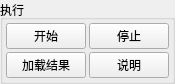
<?xml version="1.0" encoding="UTF-8"?>
<ui version="4.0">
 <class>Form</class>
 <widget class="QWidget" name="Form">
  <property name="geometry">
   <rect>
    <x>0</x>
    <y>0</y>
    <width>161</width>
    <height>75</height>
   </rect>
  </property>
  <property name="windowTitle">
   <string>Form</string>
  </property>
  <layout class="QHBoxLayout" name="horizontalLayout">
   <property name="spacing">
    <number>0</number>
   </property>
   <property name="leftMargin">
    <number>0</number>
   </property>
   <property name="topMargin">
    <number>0</number>
   </property>
   <property name="rightMargin">
    <number>0</number>
   </property>
   <property name="bottomMargin">
    <number>0</number>
   </property>
   <item>
    <widget class="QGroupBox" name="groupBox">
     <property name="title">
      <string>执行</string>
     </property>
     <property name="flat">
      <bool>false</bool>
     </property>
     <property name="checkable">
      <bool>false</bool>
     </property>
     <layout class="QGridLayout" name="gridLayout">
      <property name="leftMargin">
       <number>3</number>
      </property>
      <property name="topMargin">
       <number>3</number>
      </property>
      <property name="rightMargin">
       <number>3</number>
      </property>
      <property name="bottomMargin">
       <number>3</number>
      </property>
      <property name="spacing">
       <number>3</number>
      </property>
      <item row="0" column="0">
       <widget class="QPushButton" name="pushButton_start">
        <property name="text">
         <string>开始</string>
        </property>
       </widget>
      </item>
      <item row="0" column="1">
       <widget class="QPushButton" name="pushButton_stop">
        <property name="text">
         <string>停止</string>
        </property>
       </widget>
      </item>
      <item row="1" column="0">
       <widget class="QPushButton" name="pushButton_load_last_result">
        <property name="text">
         <string>加载结果</string>
        </property>
       </widget>
      </item>
      <item row="1" column="1">
       <widget class="QPushButton" name="pushButton_information">
        <property name="text">
         <string>说明</string>
        </property>
       </widget>
      </item>
     </layout>
    </widget>
   </item>
  </layout>
 </widget>
 <resources/>
 <connections/>
</ui>
